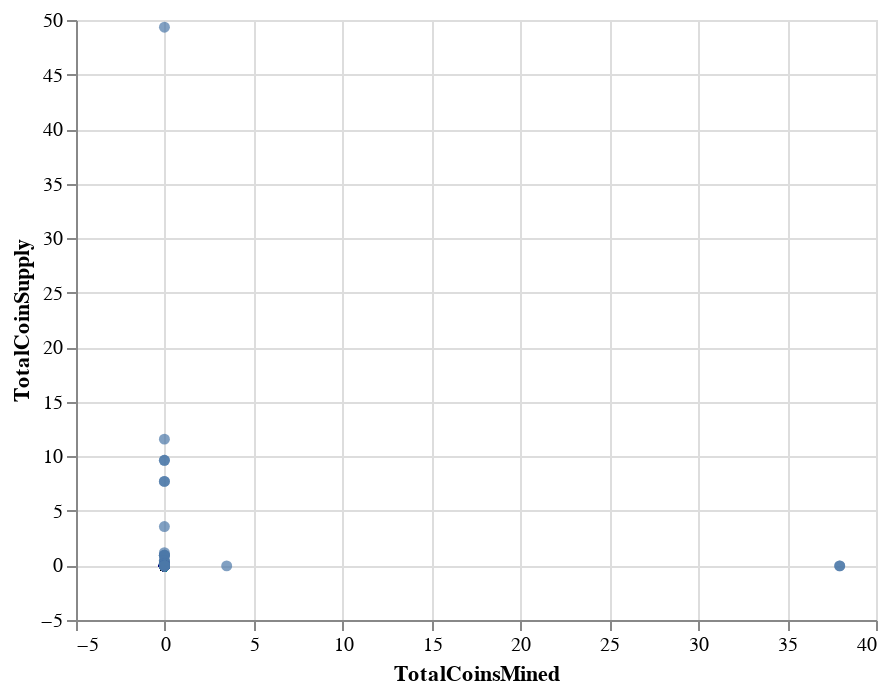

Notebook code cell kept with this figure:
### Code cell
# Plot the scatter with x="TotalCoinsMined" and y="TotalCoinSupply"

alt.Chart(graph_df).mark_circle().encode(
    alt.X('TotalCoinsMined', scale=alt.Scale(zero=False)),
    alt.Y('TotalCoinSupply', scale=alt.Scale(zero=False, padding=1)),
    tooltip=['CoinName']
)

### Figure 1 — Vega-Lite specification as saved in the notebook (floating-point values rounded to 4 significant figures; data arrays with more than 128 entries replaced by an {"elided": "..."} marker saying what was removed)
{"config": {"view": {"continuousWidth": 400, "continuousHeight": 300}}, "data": {"name": "data-2757a1f60fd9ba22e9f767da338a05d7"}, "mark": "circle", "encoding": {"tooltip": [{"type": "nominal", "field": "CoinName"}], "x": {"type": "quantitative", "field": "TotalCoinsMined", "scale": {"zero": false}}, "y": {"type": "quantitative", "field": "TotalCoinSupply", "scale": {"padding": 1, "zero": false}}}, "$schema": "https://vega.github.io/schema/vega-lite/v4.8.1.json", "datasets": {"data-2757a1f60fd9ba22e9f767da338a05d7": {"elided": "2896 records"}}}
